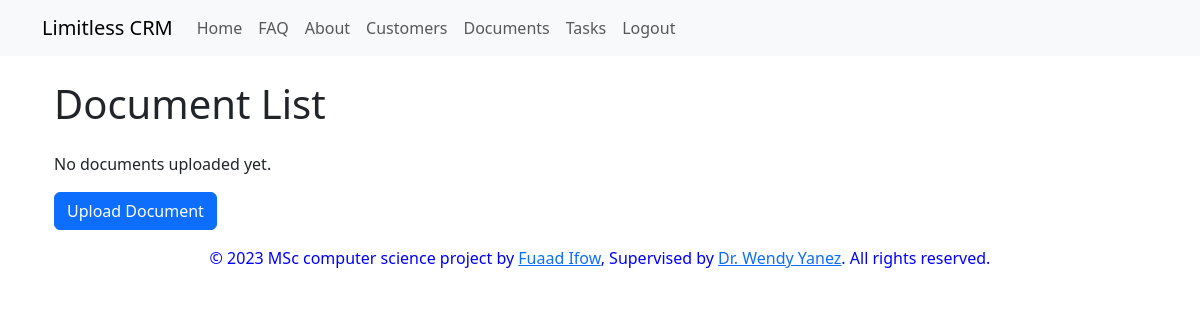
The page /document_list/ (signed in) on the database as committed earlier.
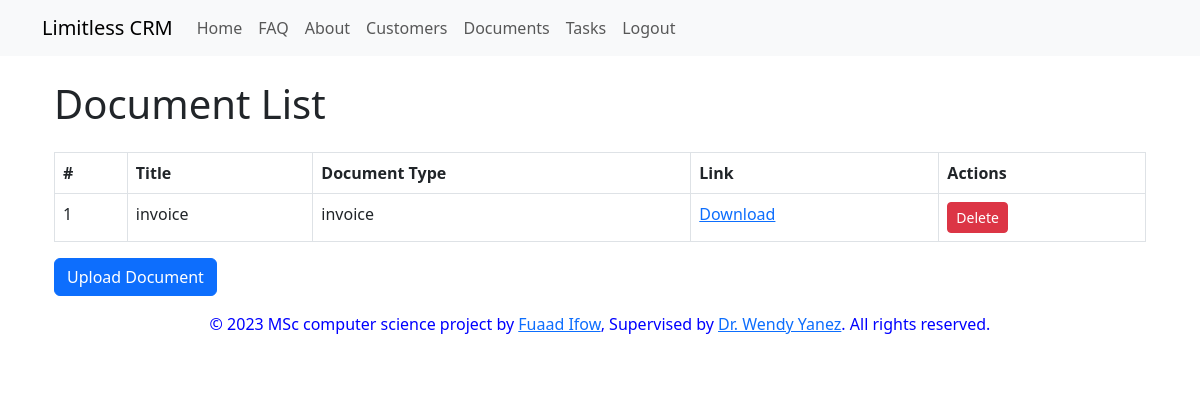
The same page on the database as committed later.
### crm/models.py (models this page shows, shortened)
class Document(models.Model):
    document_type_choices = [
        ('invoice', 'Invoice'),
        ('certificate', 'Certificate'),
        ('sales_receipt', 'Sales Receipt'),
        ('contract', 'Contract'),
        ('others', 'Others'),
    ]
    user = models.ForeignKey(settings.AUTH_USER_MODEL, on_delete=models.CASCADE)
    title = models.CharField(max_length=255)
    document_type = models.CharField(max_length=20, choices=document_type_choices, default='invoice')
    file = models.FileField(upload_to='documents/')
    upload_date = models.DateTimeField(auto_now_add=True)
    id_number = models.PositiveIntegerField(default=1)  # Use PositiveIntegerField for custom primary key

### crm/views.py (the view)
# urls.py: path('document_list/', views.document_list, name='document_list'),
def document_list(request):
    documents = Document.objects.filter(user=request.user)
    return render(request, 'crm/document_list.html', {'documents': documents})

### crm/templates/crm/document_list.html (shortened to what this page needs)
{% extends 'base/base.html' %}
{% load django_bootstrap5 %}
{% block content %}
    <div class="container">
        <h1 class="mb-4">Document List</h1>
        {% if documents %}
            <table class="table table-bordered">
                <thead>
                    <tr>
                        <th>#</th>
                        <th>Title</th>
                        <th>Document Type</th>
                        <th>Link</th>
                        <th>Actions</th>
                    </tr>
                </thead>
                <tbody>
                    {% for document in documents %}
                        <tr>
                            <td>{{ document.id_number }}</td>
                            <td>{{ document.title }}</td>
                            <td>{{ document.document_type }}</td>
                            <td><a href="{{ document.file.url }}" download>Download</a></td>
                            <td>
                                <a href="{% url 'delete_document' document.id %}" class="btn btn-danger btn-sm">Delete</a>
                            </td>
                        </tr>
                    {% endfor %}
                </tbody>
            </table>
        {% else %}
            <p>No documents uploaded yet.</p>
        {% endif %}
        <a href="{% url 'upload_document' %}" class="btn btn-primary">Upload Document</a>
    </div>
{% endblock %}

Rows that differ between the two databases and show on the page:
added Document: id_number "1", title "invoice", document_type "invoice"
Other text that changed with them:
text no longer shown: "No documents uploaded yet."
text now shown: "# Title Document Type Link Actions"
